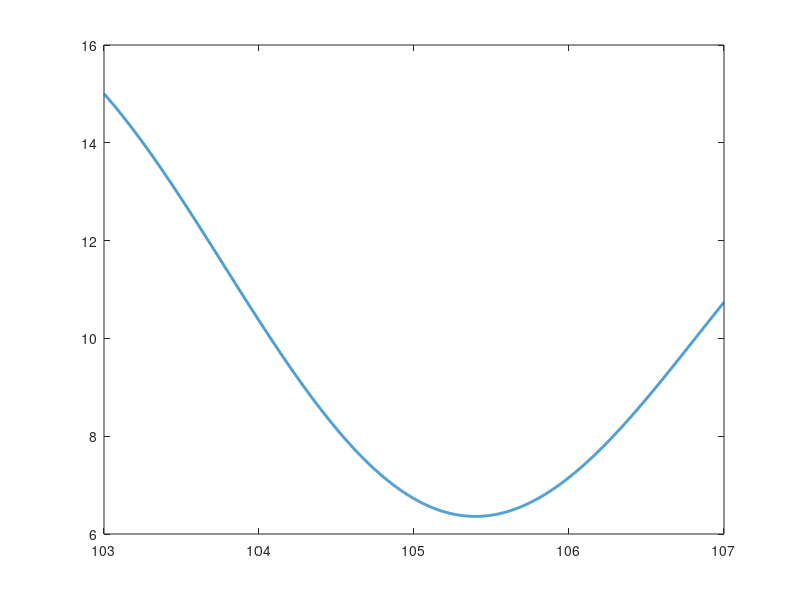

Write the MATLAB code that produced this figure. (Note: this script raises an error after producing the figure.)
clear all
close all

f=@(x)5*sin(x)+2*sin(x./2)+10;
x=103:0.001:107;
y=f(x);
plot(x,y,'linewidth',2);
p0=103;
erro_max=0.001;
p=minimiza_lagrange(f,103,erro_max)
hold on;
plot(p,f(p),"r*","markersize",10,"linewidth",3);

